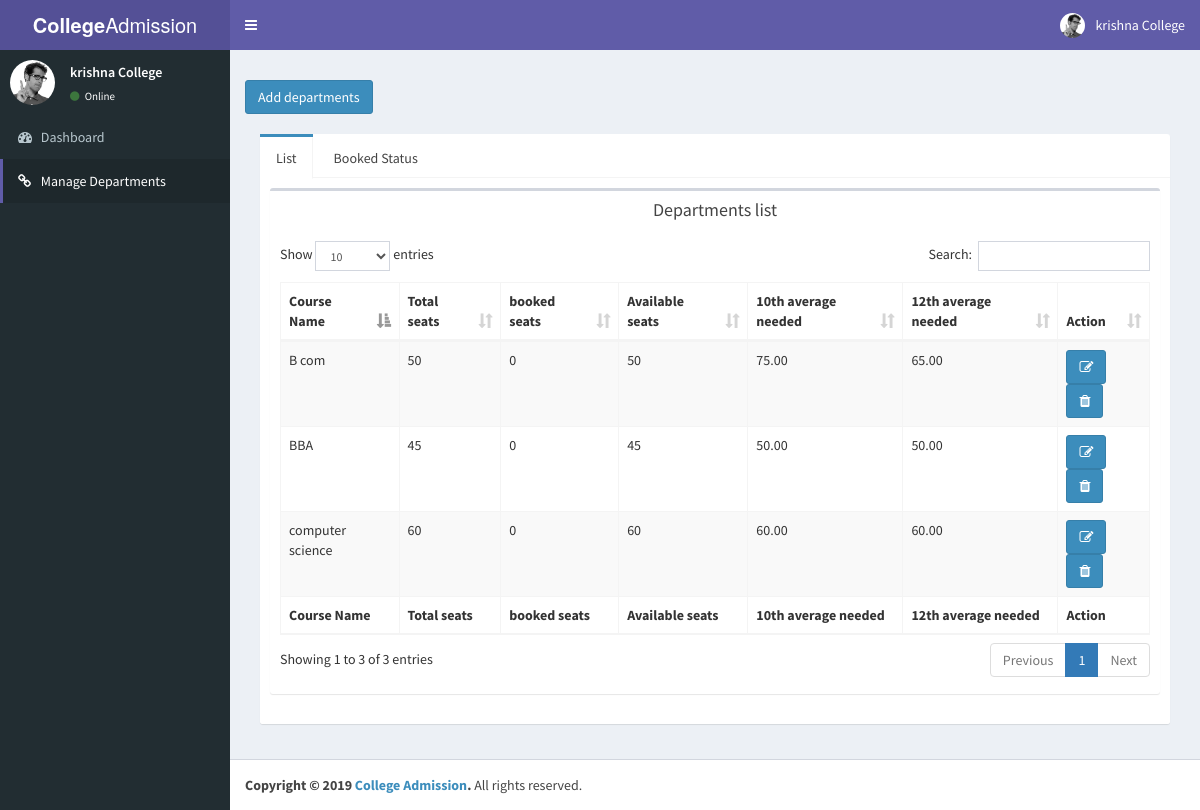
/departments_master.php (signed in), run on the app's committed database.
### tables this page shows
CREATE TABLE `department_master` (
  `id` int(11) NOT NULL,
  `college_id` int(11) NOT NULL,
  `course_name` varchar(255) NOT NULL,
  `total_seats` int(11) NOT NULL,
  `booked_seats` int(11) NOT NULL,
  `10avg_needed` decimal(5,2) NOT NULL,
  `12avg_needed` decimal(5,2) NOT NULL
);

### inc/services/db_config.php (called while the page is built, shortened)
<?php
class DB_con {
	public $connection;
	function __construct(){
		$this->connection = new mysqli(DB_SERVER, DB_USERNAME, DB_PASSWORD,DB_DATABASE);
	}
	function ret_obj(){
		return $this->connection;
	}
}

### inc/services/class.user.php (called while the page is built, shortened)
<?php
	include_once "db_config.php";
	class User{
		protected $db;
		public function __construct(){
			$this->db = new DB_con();
			$this->db = $this->db->ret_obj();
		}
	public function select($table, $rows = '*', $where = null, $union = null, $where1 = null, $order = null)
    {
        $q = 'SELECT '.$rows.' FROM '.$table;
        if($where != null)
		{
            $q .= ' WHERE '.$where;
        }
		$result= $this->db->query($q);
		while($row= mysqli_fetch_array($result))
		{
			$array[]=$row;
		}
		if(!empty($array))
		{
		return $array;
		}
		else
		{
		return false;
		}
    }
}

### departments_master.php (the view, shortened to what this page needs)
<?php
  include './inc/services/class.user.php';
  $user = new User();
	include './inc/header.php';
	include './inc/sidebar.php';
 ?>
   <div class="content-wrapper">
    <section class="content-header">
    </section>
    <section class="content container-fluid">
    <a href="manage_departments.php"><button class="btn btn-primary">Add departments</button></a>
    <div calss="row">
    <div class="col-md-12">
      <br>
          <div class="nav-tabs-custom">
            <ul class="nav nav-tabs">
              <li class="active"><a href="#tab_1" data-toggle="tab">List</a></li>
              <li><a href="#tab_2" data-toggle="tab">Booked Status</a></li>
            </ul>
            <div class="tab-content">
              <div class="tab-pane active" id="tab_1">
                <div class="box">
                        <div class="box-header text-center">
                          <h3 class="box-title">Departments list</h3>
                        </div>
                        <div class="box-body">
                          <table id="example1" class="table table-bordered table-striped">
                            <thead>
                            <tr>
                              <th>Course Name</th>
                              <th>Total seats</th>
                              <th>booked seats</th>
                              <th>Available seats</th>
                              <th>10th average needed</th>
                              <th>12th average needed</th>
                              <th>Action</th>
                            </tr>
                            </thead>
                            <tbody>
                            <?php
                                $table='department_master';
                                $where='college_id ="'.$_SESSION['college_id'].'"';
                                $details = $user->select($table,$rows='*',$where);
                                if($details){
            					foreach($details as $d)
            					{
            				?>
                            <tr>
                              <td><?php echo $d['course_name'];?></td>
                              <td><?php echo $d['total_seats'];?>
                              </td>
                              <td><?php echo $d['booked_seats'];?></td>
                              <td><?php echo $d['total_seats'] - $d['booked_seats'];?></td>
                              <td><?php echo $d['10avg_needed'];?></td>
                              <td><?php echo $d['12avg_needed'];?></td>
                              <td>
                              <a href="manage_departments.php?id=<?php echo $d['id'];?>"><button class="btn btn-primary"><i class="fa fa-edit "></i></button></a>
                              <a href="delete_department.php"><button class="btn btn-primary"><i class="fa fa-trash "></i></button></a>
                              </td>
                            </tr>
                                <?php }} else{
                                    ?>
                            <tr >
                              <td colspan='4' class='text-center'>No Data</td>
                            </tr>
                                <?php
                                }?>
                            </tbody>
                            <tfoot>
                            <tr>
                            <th>Course Name</th>
                              <th>Total seats</th>
                              <th>booked seats</th>
                              <th>Available seats</th>
                              <th>10th average needed</th>
                              <th>12th average needed</th>
                              <th>Action</th>
                            </tr>
                            </tfoot>
                          </table>
                        </div>
                      </div>
              </div>
            </div>
          </div>
        </div>
      </div>
    </section>
  </div>
  <?php
  include './inc/footer.php';
   ?>

### inc/head_ass.php (shortened to what this page needs)
<!DOCTYPE html>
<html>
<head>
  <link rel="stylesheet" href="inc/includes/bower_components/bootstrap/dist/css/bootstrap.min.css">
  <link rel="stylesheet" href="inc/includes/bower_components/font-awesome/css/font-awesome.min.css">
  <link rel="stylesheet" href="inc/includes/bower_components/Ionicons/css/ionicons.min.css">
  <link rel="stylesheet" href="inc/includes/dist/css/AdminLTE.min.css">
  <link rel="stylesheet" href="inc/includes/dist/css/skins/_all-skins.min.css">
  <link rel="stylesheet" href="inc/includes/bower_components/datatables.net-bs/css/dataTables.bootstrap.min.css">
</head>

### inc/header.php (shortened to what this page needs)
<?php include 'head_ass.php' ?>
<body class="hold-transition skin-purple sidebar-mini">
<div class="wrapper">
  <header class="main-header">
    <a href="index.php" class="logo">
      <span class="logo-lg"><b>College</b>Admission</span>
    </a>
    <nav class="navbar navbar-static-top" role="navigation">
      <a href="#" class="sidebar-toggle" data-toggle="push-menu" role="button">
      </a>
      <div class="navbar-custom-menu">
        <ul class="nav navbar-nav">
          <li class="dropdown user user-menu">
            <a href="#" class="dropdown-toggle" data-toggle="dropdown">
              <img src="inc/includes/dist/img/user2-160x160.jpg" class="user-image" alt="User Image">
              <span class="hidden-xs"><?php echo $_SESSION['firstname']; ?></span>
            </a>
          </li>
        </ul>
      </div>
    </nav>
  </header>

### inc/sidebar.php (shortened to what this page needs)
<aside class="main-sidebar">
  <section class="sidebar">
    <div class="user-panel">
      <div class="pull-left image">
        <img src="inc/includes/dist/img/user2-160x160.jpg" class="img-circle" alt="User Image">
      </div>
      <div class="pull-left info">
        <p><?php echo $_SESSION['firstname']; ?></p>
        <a href="#"><i class="fa fa-circle text-success"></i> Online</a>
      </div>
    </div>
    <ul class="sidebar-menu" data-widget="tree">
      <li class=""><a href="index.php"><i class="fa fa-dashboard"></i> <span>Dashboard</span></a></li>
      <?php
      if($_SESSION['user_type'] == 'college'){
        ?>
          <li><a href="departments_master.php"><i class="fa fa-link"></i> <span>Manage Departments</span></a></li>
        <?php
      }
      ?>
    </ul>
  </section>
</aside>

### inc/footer.php (shortened to what this page needs)
 <footer class="main-footer">
    <strong>Copyright &copy; 2019 <a href="#">College Admission</a>.</strong> All rights reserved.
  </footer>
</div>
</body>
</html>

### data on the page
department_master: course_name "computer science", total_seats "60", booked_seats "0", $d['total_seats']-$d['booked_seats'] "60", 10avg_needed "60.00", 12avg_needed "60.00"
department_master: course_name "BBA", total_seats "45", booked_seats "0", $d['total_seats']-$d['booked_seats'] "45", 10avg_needed "50.00", 12avg_needed "50.00"
department_master: course_name "B com", total_seats "50", booked_seats "0", $d['total_seats']-$d['booked_seats'] "50", 10avg_needed "75.00", 12avg_needed "65.00"

### other printed values
$_SESSION['firstname'] "krishna College"
